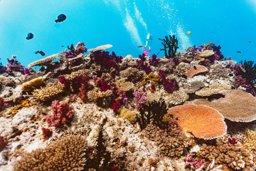
#> input picture tests/fixtures/underwater.jpg, 256 x 171 px
$ python -i metrics.py   (imports and definitions only)
#> lines starting #> are read from the running program, lines starting #| are printed output that depends on the picture
"""Underwater image-quality metrics.

Full-reference (need a clean ground-truth): PSNR, SSIM, MSE.
No-reference (the standard underwater metrics):
  * UIQM  - Underwater Image Quality Measure (Panetta et al., IEEE JOE 2016)
  * UCIQE - Underwater Colour Image Quality Evaluation (Yang & Sowmya, IEEE TIP 2015)

The UIQM/UCIQE code is a faithful port of the most widely-cited reference
implementation (Xuelei Chen, github.com/xueleichen/PSNR-SSIM-UCIQE-UIQM-Python),
updated for modern scikit-image and made float-safe to avoid the uint8 subtraction
wrap-around in the original. Using a recognised reference - rather than the generic
colourfulness/entropy proxies the original app mislabelled "UIQM/UCIQE" - keeps the
README/resume numbers comparable to published work.
"""
from __future__ import annotations

import math

import numpy as np
from skimage import color, filters
from skimage.metrics import peak_signal_noise_ratio, structural_similarity


# --------------------------------------------------------------------------- #
# Full-reference
# --------------------------------------------------------------------------- #
def mse(gt: np.ndarray, x: np.ndarray) -> float:
    return float(np.mean((gt.astype(np.float64) - x.astype(np.float64)) ** 2))


def psnr(gt: np.ndarray, x: np.ndarray) -> float:
    return float(peak_signal_noise_ratio(gt, x, data_range=255))


def ssim(gt: np.ndarray, x: np.ndarray) -> float:
    return float(structural_similarity(gt, x, channel_axis=-1, data_range=255))


# --------------------------------------------------------------------------- #
# UCIQE (Yang & Sowmya 2015)
# --------------------------------------------------------------------------- #
def uciqe(rgb_uint8: np.ndarray) -> float:
    c1, c2, c3 = 0.4680, 0.2745, 0.2576
    lab = color.rgb2lab(rgb_uint8.astype(np.float64) / 255.0)
    l = lab[:, :, 0]

    chroma = (lab[:, :, 1] ** 2 + lab[:, :, 2] ** 2) ** 0.5
    uc = np.mean(chroma)
    sc = (np.mean((chroma - uc) ** 2)) ** 0.5

    top = int(round(0.01 * l.shape[0] * l.shape[1])) or 1
    sl = np.sort(l, axis=None)
    conl = np.mean(sl[::-1][:top]) - np.mean(sl[:top])

    l1 = l.flatten()
    chroma1 = chroma.flatten()
    sat = np.divide(chroma1, l1, out=np.zeros_like(chroma1), where=l1 != 0)
    us = np.mean(sat)

    return float(c1 * sc + c2 * conl + c3 * us)


# --------------------------------------------------------------------------- #
# UIQM (Panetta et al. 2016)
# --------------------------------------------------------------------------- #
def _eme(ch: np.ndarray, blocksize: int = 8) -> float:
    num_x = math.ceil(ch.shape[0] / blocksize)
    num_y = math.ceil(ch.shape[1] / blocksize)
    eme = 0.0
    w = 2.0 / (num_x * num_y)
    for i in range(num_x):
        xlb = i * blocksize
        xrb = (i + 1) * blocksize if i < num_x - 1 else ch.shape[0]
        for j in range(num_y):
            ylb = j * blocksize
            yrb = (j + 1) * blocksize if j < num_y - 1 else ch.shape[1]
            block = ch[xlb:xrb, ylb:yrb]
            bmin = float(np.min(block)) or 1.0
            bmax = float(np.max(block)) or 1.0
            eme += w * math.log(bmax / bmin)
    return eme


def _plipsum(i, j, gamma=1026): return i + j - i * j / gamma
def _plipsub(i, j, k=1026): return k * (i - j) / (k - j)
def _plipmult(c, j, gamma=1026): return gamma - gamma * (1 - j / gamma) ** c


def _logamee(ch: np.ndarray, blocksize: int = 8) -> float:
    num_x = math.ceil(ch.shape[0] / blocksize)
    num_y = math.ceil(ch.shape[1] / blocksize)
    s = 0.0
    w = 1.0 / (num_x * num_y)
    for i in range(num_x):
        xlb = i * blocksize
        xrb = (i + 1) * blocksize if i < num_x - 1 else ch.shape[0]
        for j in range(num_y):
            ylb = j * blocksize
            yrb = (j + 1) * blocksize if j < num_y - 1 else ch.shape[1]
            block = ch[xlb:xrb, ylb:yrb]
            bmin = float(np.min(block))
            bmax = float(np.max(block))
            top = _plipsub(bmax, bmin)
            bottom = _plipsum(bmax, bmin)
            m = top / bottom if bottom != 0 else 0.0
            if m != 0.0:
                s += m * np.log(abs(m))
    return _plipmult(w, s)


def uiqm(rgb_uint8: np.ndarray) -> float:
    p1, p2, p3 = 0.0282, 0.2953, 3.5753
    rgb = rgb_uint8.astype(np.float64)          # float-safe (no uint8 wrap-around)

    # UICM
    rg = rgb[:, :, 0] - rgb[:, :, 1]
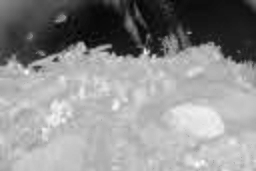
#> rg: shape (171, 256) float64; min -214, max 124, mean -24; drawn with min black and max white
    yb = (rgb[:, :, 0] + rgb[:, :, 1]) / 2 - rgb[:, :, 2]
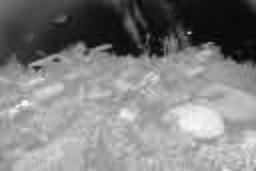
#> yb: shape (171, 256) float64; min -160.5, max 140.5, mean -8.3; drawn with min black and max white
    rgl = np.sort(rg, axis=None)
    ybl = np.sort(yb, axis=None)
    T = int(0.1 * len(rgl)) or 1
#> T = 4377
    rgl_tr, ybl_tr = rgl[T:-T], ybl[T:-T]
    urg, uyb = np.mean(rgl_tr), np.mean(ybl_tr)
#> urg = -15.21; uyb = -3.05
    s2rg, s2yb = np.mean((rgl_tr - urg) ** 2), np.mean((ybl_tr - uyb) ** 2)
#> s2rg = 6309.2; s2yb = 4091.7
    uicm = -0.0268 * np.sqrt(urg ** 2 + uyb ** 2) + 0.1586 * np.sqrt(s2rg + s2yb)
#> uicm = 15.76

    # UISM
    gray01 = color.rgb2gray(rgb_uint8)          # [0,1]
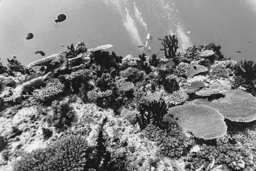
#> gray01: shape (171, 256) float64; min 0.0233, max 0.982, mean 0.508
    rs = rgb[:, :, 0] * filters.sobel(rgb_uint8[:, :, 0].astype(np.float64))
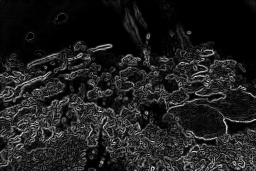
#> rs: shape (171, 256) float64; min 0, max 29982.7, mean 3617; drawn with min black and max white
    gs = rgb[:, :, 1] * filters.sobel(rgb_uint8[:, :, 1].astype(np.float64))
    bs = rgb[:, :, 2] * filters.sobel(rgb_uint8[:, :, 2].astype(np.float64))
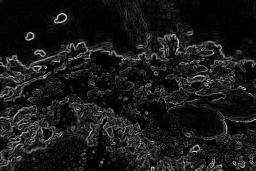
#> bs: shape (171, 256) float64; min 0, max 27988, mean 2625.4; drawn with min black and max white
    uism = 0.299 * _eme(rs) + 0.587 * _eme(gs) + 0.114 * _eme(bs)
#> after the loop in _eme, `for i in range(num_x):`: eme = 8.41
#> the loop in _eme (call 2), `for i in range(num_x):` made 22 passes
#> xrb on passes 1 to 12: 8, 16, 24, 32, 40, 48, 56, 64, 72, 80, 88, 96
#> uism = 9.14

    # UIConM
    uiconm = _logamee(gray01)
#> after the loop in _logamee, `for i in range(num_x):`: s = -142.3
#> uiconm = -0.189

    return float(p1 * uicm + p2 * uism + p3 * uiconm)


def all_no_reference(img_rgb: np.ndarray) -> dict:
    return {"UIQM": round(uiqm(img_rgb), 4), "UCIQE": round(uciqe(img_rgb), 4)}
#> in uciqe, `c1, c2, c3 = 0.4680, 0.2745, 0.2576`: c1 = 0.468; c2 = 0.275; c3 = 0.258
#> in uciqe, `lab = color.rgb2lab(rgb_uint8.astype(np.float64) / 255.0)`: lab: shape (171, 256, 3) float64; mean of channels 0, 1, 2 55.8, 1, 3.5
#> in uciqe, `l = lab[:, :, 0]`:
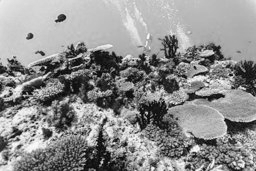
#> l: shape (171, 256) float64; min 2.13, max 98.4, mean 55.8; drawn with min black and max white
#> in uciqe, `chroma = (lab[:, :, 1] ** 2 + lab[:, :, 2] ** 2) ** 0.5`:
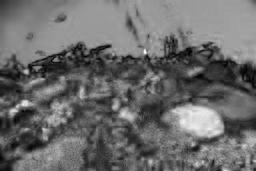
#> chroma: shape (171, 256) float64; min 0.00177, max 68.51, mean 28.9; drawn with min black and max white
#> in uciqe, `uc = np.mean(chroma)`: uc = 28.88
#> in uciqe, `sc = (np.mean((chroma - uc) ** 2)) ** 0.5`: sc = 11.85
#> in uciqe, `conl = np.mean(sl[::-1][:top]) - np.mean(sl[:top])`: conl = 87.15
#> in uciqe, `us = np.mean(sat)`: us = 0.666

>>> import cv2
>>> picture = cv2.cvtColor(cv2.imread('../tests/fixtures/underwater.jpg'), cv2.COLOR_BGR2RGB)
>>> result = all_no_reference(picture)
#> result = {'UIQM': 2.47, 'UCIQE': 29.64}
